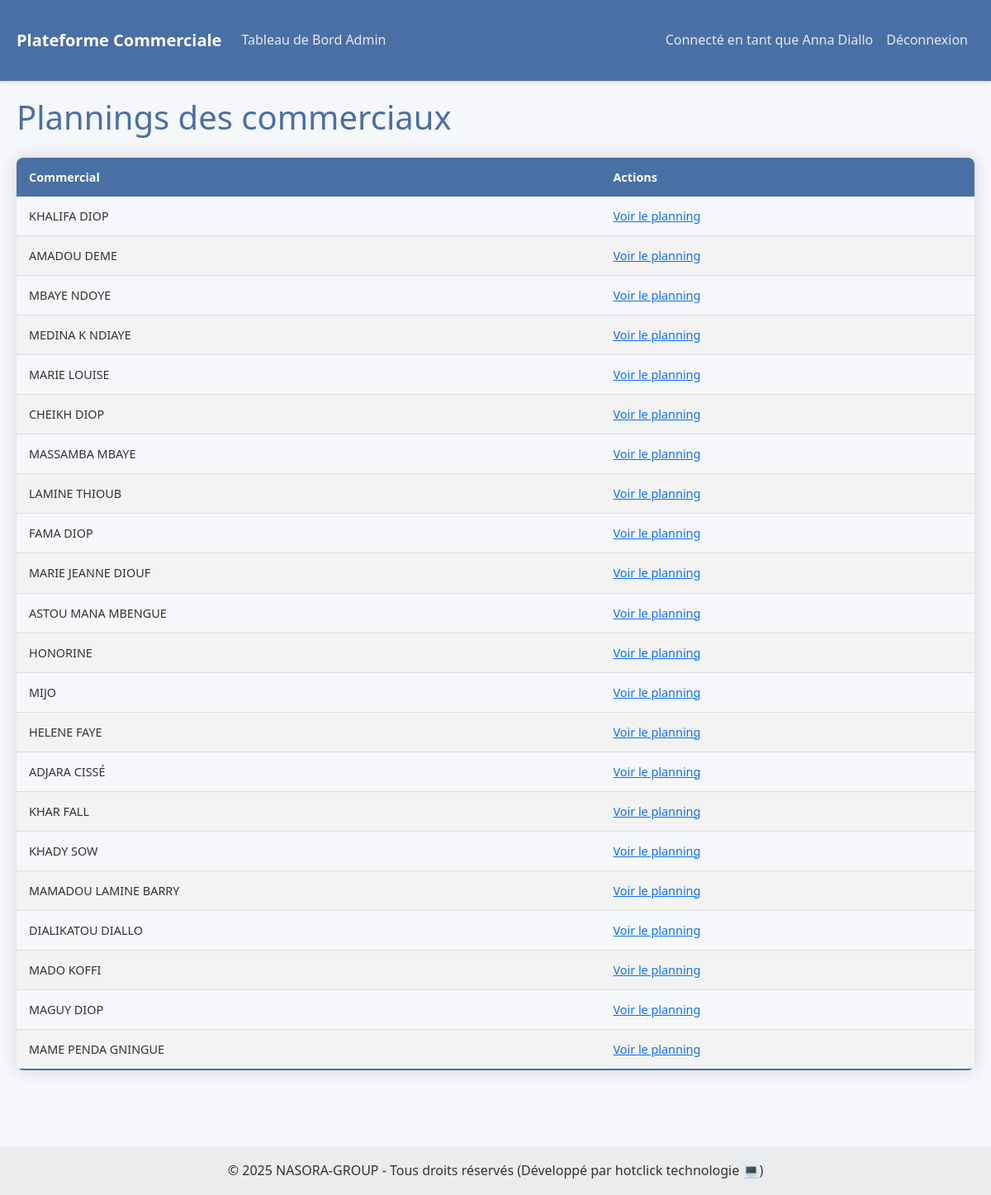
Screenshot of /admin/plannings (signed in) with the database file from the repository.
### models.py (models this page shows)
class User(db.Model):
    id = db.Column(db.Integer, primary_key=True)

### app.py (the view)
@app.route('/admin/plannings')
@login_required
def admin_plannings():
    if current_user.role != 'admin':
        flash('Accès non autorisé.', 'error')
        return redirect(url_for('home'))
    commerciaux = User.query.filter_by(role='commercial').all()
    return render_template('admin_plannings.html', commerciaux=commerciaux)

### app.py (called while the page is built)
@login_manager.user_loader
def load_user(user_id):
    return User.query.get(int(user_id))

### templates/admin_plannings.html
{% extends "base.html" %}
{% block content %}
<h1>Plannings des commerciaux</h1>
<table class="responsive-table">
    <thead>
        <tr>
            <th>Commercial</th>
            <th>Actions</th>
        </tr>
    </thead>
    <tbody>
        {% for commercial in commerciaux %}
        <tr>
            <td>{{ commercial.username }}</td>
            <td><a href="{{ url_for('admin_planning_detail', commercial_id=commercial.id) }}">Voir le planning</a></td>
        </tr>
        {% endfor %}
    </tbody>
</table>
{% endblock %}

### templates/base.html (shortened to what this page needs)
<!DOCTYPE html>
<html lang="fr">
<head>
    <link href="https://cdn.jsdelivr.net/npm/bootstrap@5.1.3/dist/css/bootstrap.min.css" rel="stylesheet">
    <link rel="stylesheet" href="https://cdnjs.cloudflare.com/ajax/libs/font-awesome/6.0.0/css/all.min.css">
    <link rel="stylesheet" type="text/css" href="https://cdn.datatables.net/1.11.5/css/jquery.dataTables.css">
    <link rel="stylesheet" href="{{ url_for('static', filename='css/styles.css') }}">
</head>
<body>
    <nav class="navbar navbar-expand-lg navbar-dark">
        <div class="container">
            <a class="navbar-brand" href="{{ url_for('home') }}">Plateforme Commerciale</a>
            <div class="collapse navbar-collapse" id="navbarNav">
                <ul class="navbar-nav me-auto">
                    {% if current_user.is_authenticated %}
                        {% if current_user.role == 'admin' %}
                            <li class="nav-item">
                                <a class="nav-link" href="{{ url_for('admin_dashboard') }}">Tableau de Bord Admin</a>
                            </li>
                        {% endif %}
                    {% endif %}
                </ul>
                <ul class="navbar-nav">
                    {% if current_user.is_authenticated %}
                        <li class="nav-item">
                            <span class="nav-link">Connecté en tant que {{ current_user.username }}</span>
                        </li>
                        <li class="nav-item">
                            <a class="nav-link" href="{{ url_for('logout') }}">Déconnexion</a>
                        </li>
                    {% else %}
                        <li class="nav-item">
                            <a class="nav-link" href="{{ url_for('login') }}">Connexion</a>
                        </li>
                    {% endif %}
                </ul>
            </div>
        </div>
    </nav>
    <div class="container">
        {% block content %}{% endblock %}
    </div>
    <footer class="bg-light text-center text-lg-start mt-5">
        <div class="text-center p-3" style="background-color: rgba(0, 0, 0, 0.05);">
            © 2025 NASORA-GROUP - Tous droits réservés  (Développé par hotclick technologie 💻)
        </div>
    </footer>
</body>
</html>

### static/css/styles.css (style rules this page uses)
:root { --primary-color: #4a6fa5; --secondary-color: #6c757d; --success-color: #28a745; --danger-color: #dc3545; --warning-color: #ffc107; --info-color: #17a2b8; --light-color: #f8f9fa; --dark-color: #343a40; }
body { font-family: 'Segoe UI', Tahoma, Geneva, Verdana, sans-serif; background-color: #f5f7fa; color: #333; line-height: 1.6; }
.navbar { background-color: var(--primary-color); box-shadow: 0 2px 4px rgba(0, 0, 0, 0.1); }
.navbar-brand { font-weight: bold; color: white !important; }
.nav-link { color: rgba(255, 255, 255, 0.85) !important; }
.container { max-width: 1200px; margin: 0 auto; padding: 20px; }
.responsive-table { width: 100%; border-collapse: collapse; margin: 25px 0; font-size: 0.9em; box-shadow: 0 0 20px rgba(0, 0, 0, 0.15); border-radius: 8px; overflow: hidden; }
.responsive-table thead tr { background-color: var(--primary-color); color: #ffffff; text-align: left; }
.responsive-table th, .responsive-table td { padding: 12px 15px; }
.responsive-table tbody tr { border-bottom: 1px solid #dddddd; }
.responsive-table tbody tr:nth-of-type(even) { background-color: #f3f3f3; }
.responsive-table tbody tr:last-of-type { border-bottom: 2px solid var(--primary-color); }
h1, h2, h3, h4, h5, h6 { color: var(--primary-color); margin-bottom: 20px; }

### rows the page displays
User: username "Anna Diallo"
User: username "KHALIFA DIOP"
User: username "AMADOU DEME"
User: username "MBAYE NDOYE"
User: username "MEDINA K NDIAYE"
User: username "MARIE LOUISE"
User: username "CHEIKH DIOP"
User: username "MASSAMBA MBAYE"
User: username "LAMINE THIOUB"
User: username "FAMA DIOP"
User: username "MARIE JEANNE DIOUF"
User: username "ASTOU MANA MBENGUE"
User: username "HONORINE"
User: username "MIJO"
User: username "HELENE FAYE"
User: username "ADJARA CISSÉ"
User: username "KHAR FALL"
User: username "KHADY SOW"
User: username "MAMADOU LAMINE BARRY"
User: username "DIALIKATOU DIALLO"
User: username "MADO KOFFI"
User: username "MAGUY DIOP"
User: username "MAME PENDA GNINGUE"
